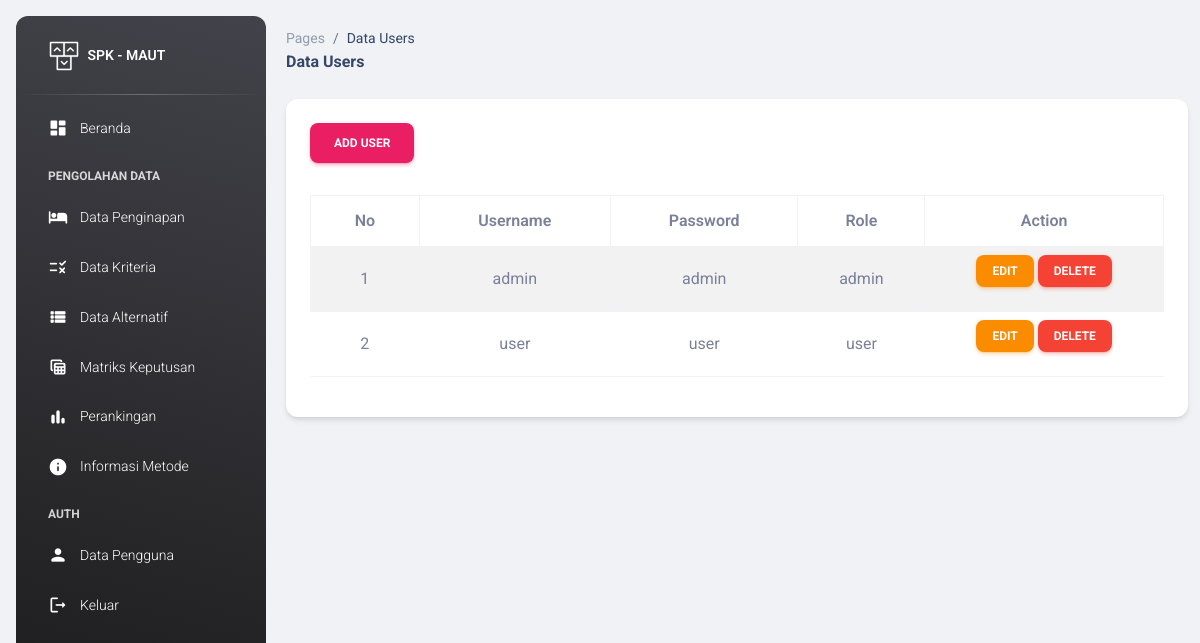
Screenshot of /pages/users/index.php with the database file from the repository.
### tables this page shows
CREATE TABLE `tbl_user` (
  `id` int(11) NOT NULL,
  `username` varchar(50) NOT NULL,
  `password` varchar(200) NOT NULL,
  `role` varchar(50) DEFAULT NULL
);

### pages/users/index.php (the view)
<?php include '../layout/headers.php'; ?>
<?php include '../layout/sidebars.php'; ?>
<main class="main-content position-relative max-height-vh-100 h-100 border-radius-lg ">
    <div class="container-fluid py-4">
        <div class="row">
            <div class="col-lg-12">
                <nav aria-label="breadcrumb">
                    <ol class="breadcrumb bg-transparent mb-0 pb-0 pt-1 px-0">
                        <li class="breadcrumb-item text-sm"><a class="opacity-5 text-dark" href="../dashboard/">Pages</a></li>
                        <li class="breadcrumb-item text-sm text-dark active" aria-current="page">Data Users</li>
                    </ol>
                    <h6 class="font-weight-bolder mb-0">Data Users</h6>
                </nav>
            </div>
        </div>
        <div class="row mt-4">
            <div class="col-lg-12 grid-margin stretch-card">
                <div class="card">
                    <div class="card-body">
                        <div class="d-flex justify-content-between align-items-center mb-3">
                            <a href="add.php" class="btn btn-primary">Add User</a>
                        </div>
                        <div class="table-responsive">
                            <table class="table table-striped table-hover table-bordered align-middle text-center">
                                <thead>
                                    <tr>
                                        <th> No </th>
                                        <th> Username </th>
                                        <th> Password </th>
                                        <th> Role </th>
                                        <th> Action </th>
                                    </tr>
                                </thead>
                                <tbody>
                                    <?php
                                    $no = 1;
                                    $sql = mysqli_query($koneksi, "SELECT * FROM tbl_user");
                                    while ($row = mysqli_fetch_array($sql)) {
                                    ?>
                                        <tr>
                                            <td><?= $no++ ?></td>
                                            <td><?= $row['username'] ?></td>
                                            <td><?= $row['password'] ?></td>
                                            <td><?= $row['role'] ?></td>
                                            <td>
                                                <a href="edit.php?id=<?= $row['id'] ?>" class="btn btn-warning btn-sm">Edit</a>
                                                <a onclick="return confirm('Apakah Anda ingin menghapus data ini?')" class="btn btn-danger btn-sm" href="delete.php?id=<?= $row['id'] ?>">Delete</a>
                                            </td>
                                        </tr>
                                    <?php } ?>
                                </tbody>
                            </table>
                        </div>
                    </div>
                </div>
            </div>
        </div>
    </div>
</main>
<?php include '../layout/footers.php'; ?>

### rows the page displays
tbl_user: username "admin", password "admin", role "admin"
tbl_user: username "user", password "user", role "user"
